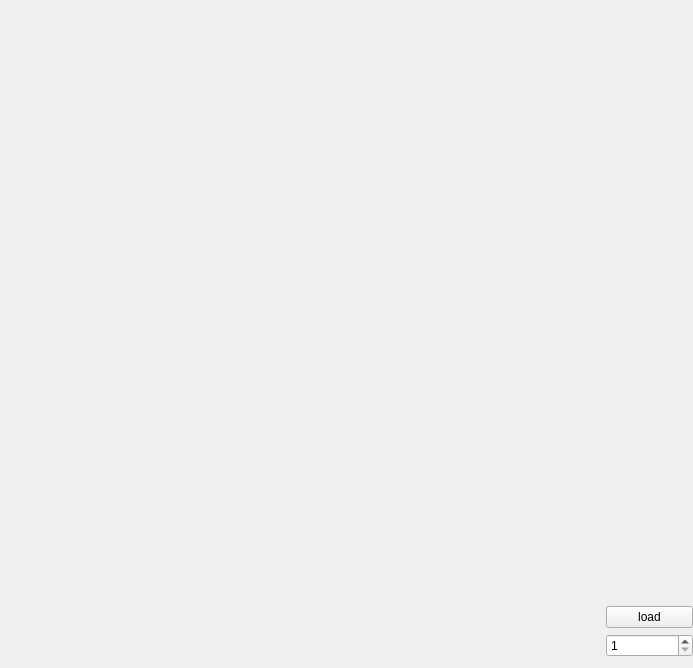
<?xml version="1.0" encoding="UTF-8"?>
<ui version="4.0">
 <class>MainWindow</class>
 <widget class="QMainWindow" name="MainWindow">
  <property name="geometry">
   <rect>
    <x>0</x>
    <y>0</y>
    <width>693</width>
    <height>668</height>
   </rect>
  </property>
  <property name="windowTitle">
   <string>Computación Gráfica: proyecto 3D</string>
  </property>
  <widget class="QWidget" name="centralWidget">
   <layout class="QHBoxLayout" name="horizontalLayout_3">
    <property name="spacing">
     <number>0</number>
    </property>
    <property name="margin">
     <number>0</number>
    </property>
    <item>
     <layout class="QFormLayout" name="formLayout">
      <item row="0" column="0">
       <widget class="QWidget" name="widget" native="true">
        <property name="minimumSize">
         <size>
          <width>600</width>
          <height>600</height>
         </size>
        </property>
        <property name="maximumSize">
         <size>
          <width>1024</width>
          <height>768</height>
         </size>
        </property>
       </widget>
      </item>
      <item row="2" column="1">
       <widget class="QSpinBox" name="spinBox">
        <property name="minimum">
         <number>1</number>
        </property>
       </widget>
      </item>
      <item row="1" column="1">
       <widget class="QPushButton" name="loadButton">
        <property name="text">
         <string>load</string>
        </property>
       </widget>
      </item>
     </layout>
    </item>
   </layout>
  </widget>
 </widget>
 <layoutdefault spacing="6" margin="11"/>
 <resources/>
 <connections/>
</ui>
